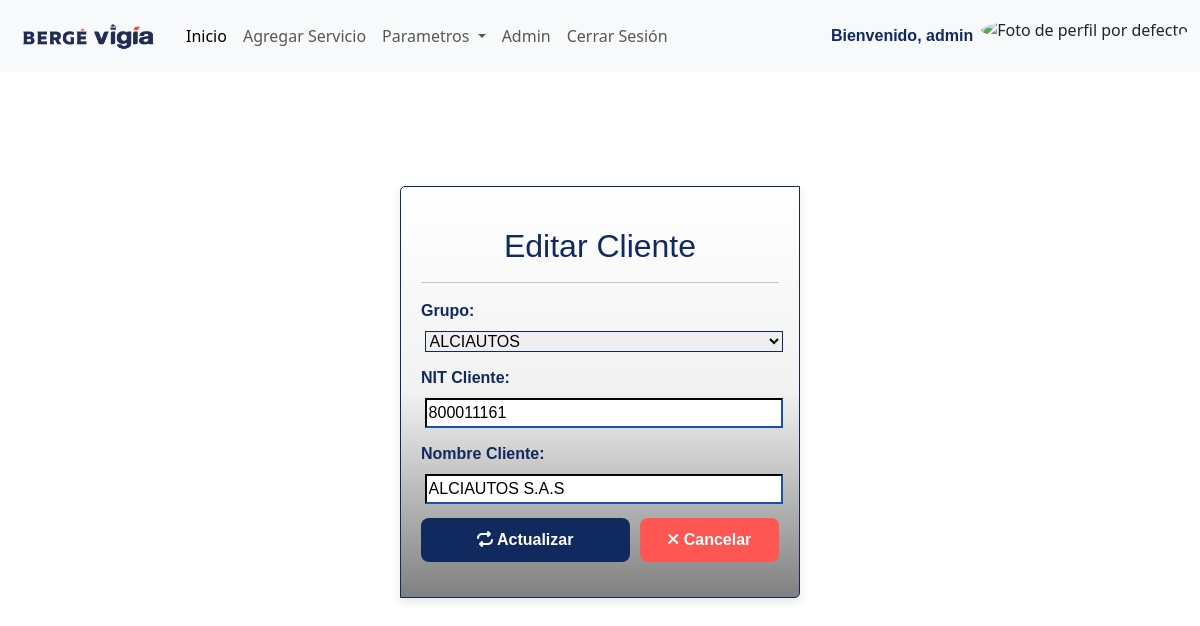
Page /clientes/editar/1 (signed in) on the committed database.
### trazabilidad_cl/models.py (models this page shows, shortened)
class GrupoClientes(models.Model):
    grupocliente = models.CharField(verbose_name="Nombre Grupo",max_length=50, null=False, blank=False, unique=True)
    class Meta:
        ordering = ["grupocliente"]  # Ordena por nombre alfabéticamente
        verbose_name = 'Grupo Cliente'
        verbose_name_plural = 'Grupos Clientes'
    def __str__(self):
        return self.grupocliente

class Clientes(models.Model):
    grupocliente = models.ForeignKey("GrupoClientes", on_delete=models.CASCADE, verbose_name="Grupo", null=False, blank=False)
    nitcliente= models.BigIntegerField(verbose_name="NIT Cliente",null=False,blank=False, unique=True)
    cliente = models.CharField(verbose_name="Nombre Cliente",max_length=100, null=False, blank=False)
    class Meta:
        ordering = ["cliente"]  # Ordena por nombre alfabéticamente
        verbose_name = 'Cliente'
        verbose_name_plural = 'Clientes'

### trazabilidad_cl/views.py (the view)
# urls.py: path('clientes/editar/<int:pk>', editar_clientes.as_view(), name='EditarClientes'),
class editar_clientes(LoginRequiredMixin, UpdateView):
    model = Clientes
    form_class = clientesForm
    template_name = 'parametros/editar_clientes.html'
    login_url = '/login/'
    success_url = reverse_lazy('Clientes')

### trazabilidad_cl/forms.py
class clientesForm(forms.ModelForm):
    class Meta:
        model = Clientes
        fields = ['grupocliente','nitcliente','cliente']
        widgets = {
            'grupocliente': forms.Select(attrs={'class': 'form-control-2'}),
            'nitcliente': forms.NumberInput(attrs={'class': 'form-control-2', 'min': '0'}),
            'cliente': forms.TextInput(attrs={'class': 'form-control-2'}),
        }

### templates/parametros/editar_clientes.html (shortened to what this page needs)
{% extends 'base.html' %}
{% block contenido %}
    <div class="form-container">
        <form method="post">
            <h2 class="form-title">Editar Cliente</h2>
            <hr style="width:100%;text-align:left;margin-left:0">
            {{ form.as_p }}
            <div class="botones-container">
                <button class="btn btn-bevi" type="submit"><i class="fa-solid fa-repeat"></i> Actualizar</button>
                <a href="{%url 'Clientes'%}" class="btn btn-cancelar"><i class="fa-solid fa-xmark"></i> Cancelar</a>
            </div>
        </form>
    </div>
{% endblock %}

### templates/navbar.html (shortened to what this page needs)
{% load static %}
<nav class="navbar navbar-expand-lg bg-body-tertiary">
  <div class="container-fluid">
    <a class="navbar-brand" href="#">
      <img src="{% static 'img/logo_bevi.png' %}" alt="Logo Bevi" width="150">
    </a>
    <div class="collapse navbar-collapse" id="navbarSupportedContent">
      <ul class="navbar-nav me-auto mb-2 mb-lg-0">
        {% if user.is_authenticated %}
          <li class="nav-item">
            <a class="nav-link active" aria-current="page" href="#">Inicio</a>
          </li>
          <li class="nav-item">
            <a class="nav-link" href="#">Agregar Servicio</a>
          </li>
          <li class="nav-item dropdown">
            <a class="nav-link dropdown-toggle" href="#" role="button" data-bs-toggle="dropdown" aria-expanded="false">
              Parametros
            </a>
          </li>
          <li class="nav-item">
            <a class="nav-link" target="_blank" href="/admin">Admin</a>
          </li>
          <li class="nav-item">
            <a class="nav-link" href="{% url 'logout' %}">Cerrar Sesión</a>
          </li>
        {% else %}
          <li class="nav-item">
            <a class="nav-link" href="{% url 'login' %}">Iniciar Sesión</a>
          </li>
        {% endif %}
      </ul>
      {% if user.is_authenticated %}
        <ul class="navbar-nav ms-auto">
          <li class="nav-item">
            <span class="nav-link user-name">Bienvenido, <strong>{{ user.username }}</strong></span>
          </li>
          <li class="nav-item">
            {% if user.perfilUsuario.avatar %}
              <img src="{{ user.perfilUsuario.avatar.url }}" alt="Foto de perfil" class="rounded-circle" width="40" height="40">
            {% else %}
              <img src="{% static 'img/avatar.png' %}" alt="Foto de perfil por defecto" class="rounded-circle" width="40" height="40">
            {% endif %}
          </li>
        </ul>
      {% endif %}
    </div>
  </div>
</nav>

### static/css/estilos.css (style rules this page uses)
.user-name { color: #10295E !important; font-weight: bold; font-family: 'Trebuchet MS', 'Lucida Sans Unicode', 'Lucida Grande', 'Lucida Sans', Arial, sans-serif; }
h2 { margin-top: 20px; text-align: center; color: #10295e; }
.botones-container { margin-bottom: 15px; display: flex; gap: 10px; justify-content: flex-start; align-items: center; }
.form-control-2 { border-color: #10295E; margin: 1%; font-family: "Trebuchet MS", sans-serif; width: 100%; }
.form-title { font-family: "Trebuchet MS", sans-serif; color: #10295E; }
form p { display: flex; flex-direction: column; margin-bottom: 10px; }
form label { font-weight: bold; margin-bottom: 5px; font-family: "Trebuchet MS", sans-serif; color: #10295E; }
.form-container { display: flex; justify-content: center; align-items: center; min-height: 80vh; }
form { background: white; padding: 20px; border-radius: 5px 0 5px 0; border: 1px solid; border-color: #10295E; box-shadow: 0px 4px 10px rgba(0, 0, 0, 0.1); width: 400px; background: linear-gradient(0deg, rgba(128,128,128,1) 0%, rgba(242,242,242,1) 50%, rgba(255,255,255,1) 100%); }
body { background-image: url('https://www.bergevigia.com/wp-content/uploads/2023/03/slider_home_01.jpg'); background-size: cover; background-position: center; background-repeat: no-repeat; }
.btn-bevi { background-color: #10295e; color: white; border: none; border-radius: 8px; font-family: 'Trebuchet MS', 'Lucida Sans Unicode', 'Lucida Grande', 'Lucida Sans', Arial, sans-serif; font-size: 16px; font-weight: bold; padding: 10px 20px; width: 60%; transition: all 0.3s ease-in-out; }
.btn-cancelar { background-color: #FD5653; color: white; border: none; border-radius: 8px; font-family: 'Trebuchet MS', 'Lucida Sans Unicode', 'Lucida Grande', 'Lucida Sans', Arial, sans-serif; font-size: 16px; font-weight: bold; padding: 10px 20px; width: 40%; transition: all 0.3s ease-in-out; }

### rows in the picture
GrupoClientes: grupocliente "ALCIAUTOS"
Clientes: nitcliente "800011161", cliente "ALCIAUTOS S.A.S"

### other values in the picture
{{ user.username }} "admin"
